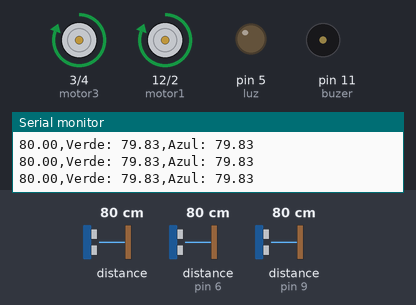
The sketch below on a simulated Arduino Uno, built with avr-gcc and run on an emulated ATmega328P. Parts: motor-driver pin pairs drawn as motors (green arrow = first pin HIGH = forward, orange = second pin HIGH = backward, longer = more drive), output pins drawn as LEDs (lit = HIGH), buzzer (waves = sounding, pin HIGH), the last lines printed to the serial monitor. Wiring (inferred from the names in the program): 2 × ultrasonic range finder: trigger pin 7, echo pin 6 / trigger pin 8, echo pin 9. The inputs (shaded band) are chosen by the test bench; at power-on: distance to the obstacle (sensors on pin 9, pin 6) 80 cm, distance to the obstacle 80 cm. The echo pulse lasts 58.3 µs per cm; pins used as bus, display or sensor lines are not drawn.

Above: at 1.2 s.
1.3 s: distance to the obstacle (sensor on pin 9) set to 33 cm
2.8 s: distance to the obstacle (sensor on pin 9) set to 27 cm
At 3.6 s:
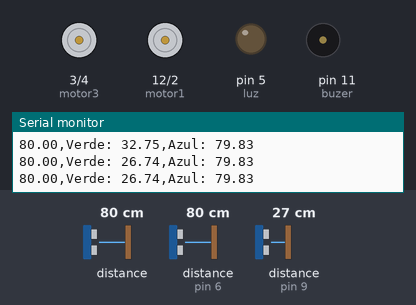
At 5.5 s:
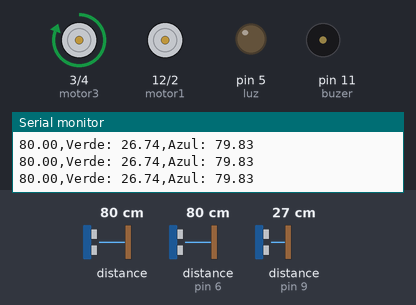
5.8 s: distance to the obstacle (sensor 0) set to 2 cm
8.8 s: distance to the obstacle (sensor on pin 6) set to 9 cm
11.8 s: distance to the obstacle (sensor on pin 9) set to 120 cm
At 13.0 s:
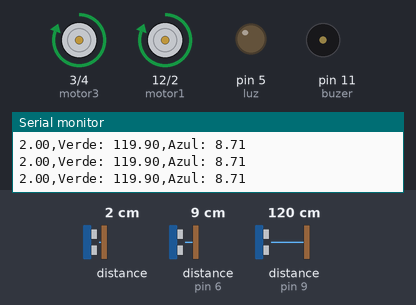
13.5 s: distance to the obstacle (sensor on pin 9) set to 2 cm
At 15.76 s:
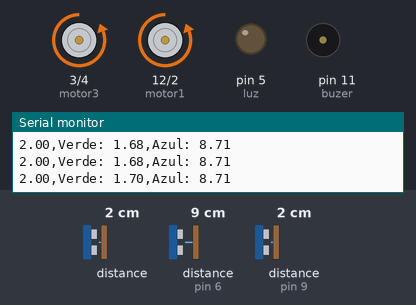
Timing chart, 0 to 17.3 s (numbered marks = the images above; inputs shaded):
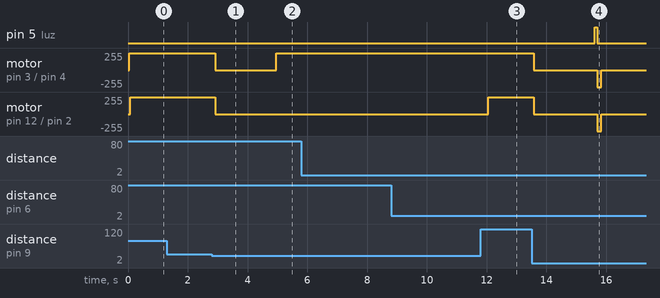

The sketch:

Proyecto_sensores_prueba-Estados.ino
```cpp
#include "Adafruit_VL53L0X.h"
Adafruit_VL53L0X lox = Adafruit_VL53L0X();

float EMA=0;

float temp=0;
int triggerV=8;
int echoV=9;
int triggerA=7;
int echoA=6;

int tiempoV;
int tiempoA;

float disV; //Distancia ultra frente
float disA; //Distancia ultra atrás

int motor2=2;
int motor4=4;
int motor1=12;
int motor3=3;

int buzer=11;
int luz=5;
int estado=1;
//////////////////////////
void setup() {
 Serial.begin(9600);
//Ultra verde
pinMode(triggerV,OUTPUT);
pinMode(echoV,INPUT);
////Ultra azul
pinMode(triggerA,OUTPUT);
pinMode(echoA,INPUT);
////
pinMode(motor2,OUTPUT);
pinMode(motor4,OUTPUT);

pinMode(motor1,OUTPUT);
pinMode(motor3,OUTPUT);

pinMode(buzer,OUTPUT);
pinMode(luz,OUTPUT);

  while (! Serial) {
    delay(1);
  }
    if (!lox.begin()) {
    Serial.println(F("error de inicializacion"));
    while(1);
  }
}


void loop() {

VL53L0X_RangingMeasurementData_t measure;
//temp=(measure.RangeMilliMeter)/10;
lox.rangingTest(&measure, false);
if(0<((measure.RangeMilliMeter)/10)<60){temp=measure.RangeMilliMeter/10;}else{temp=65;}

////Ultra verde
digitalWrite(triggerV,HIGH);
 delay(1);
digitalWrite(triggerV,LOW);
tiempoV= pulseIn(echoV,HIGH);
disV=tiempoV/58.2;
//if(disV<0)
//{disV=400;}
////Ultra azul
digitalWrite(triggerA,HIGH);
 delay(1);
digitalWrite(triggerA,LOW);
tiempoA= pulseIn(echoA,HIGH);
disA=tiempoA/58.2;

  if (measure.RangeStatus != 4&&disV>0) {
    Serial.print(temp);Serial.print(",Verde: ");Serial.print(disV);Serial.print(",Azul: ");Serial.println(disA);}else {
    Serial.println(" out of range ");
  }

/////////////Puro pa' delante/////////
switch (estado)
{
  case 1: //padelante
    Padelante();
    if ( disV < 30)
      {estado = 2;}
    break;
  case 2: //detener
    //digitalWrite(luz,HIGH);
    //delay(500);
    Detener();

    if (temp <= 20&&disV>20)
      {estado = 3;}

    if (temp <= 20&&disV<20)
      {estado = 5;}

    if (temp > 20)
      {estado = 4;}

    if (disV <20)
      {estado = 5;}
    break;

  case 3: //izquierda
    Izquierda();
    if (disV > 25)
      {estado = 1;}

    if (disV < 25)
      {estado = 3;}
    break;

  case 4: //derecha
    Derecha();
    if (disV > 30)
      {estado = 1;}

    if (disV < 25)
      {estado = 4;}
    break;

  case 5: //atras
      digitalWrite(luz,HIGH);
      delay(80);
      digitalWrite(luz,LOW);
      Patras();
    if (disV < 30 && disA < 30 && temp <20)
      {estado = 6;}

    if (disV > 30 && temp > 20)
      {estado = 4;}

    if (disV > 30  && temp < 20)
      {estado = 3;}

    if (disV< 20&&disA > 30)
      {estado = 5;}

    if(disV>30||disA<30)
    {estado=2;}
    break;

  case 6: //error
    Error();
    delay(2000);
    break;
}
}

void Padelante() {
digitalWrite(motor3,HIGH);
delay(20);
digitalWrite(motor1,HIGH);
digitalWrite(motor2,LOW);
digitalWrite(motor4,LOW);
}

void Detener(){
digitalWrite(motor3,LOW);
digitalWrite(motor1,LOW);
digitalWrite(motor2,LOW);
digitalWrite(motor4,LOW);
delay(2000);
}

void Derecha(){
digitalWrite(motor3,HIGH);
digitalWrite(motor1,LOW);
digitalWrite(motor2,LOW);
digitalWrite(motor4,LOW);
delay(80);
}

void Izquierda(){
digitalWrite(motor3,LOW);
digitalWrite(motor1,HIGH);
digitalWrite(motor2,LOW);
digitalWrite(motor4,LOW);
delay(50);
}

void Patras(){
digitalWrite(motor3,LOW);
digitalWrite(motor1,LOW);
digitalWrite(motor2,HIGH);
digitalWrite(motor4,HIGH);
delay(100);
}

void Error(){
digitalWrite(motor3,LOW);
digitalWrite(motor1,LOW);
digitalWrite(motor2,LOW);
digitalWrite(motor4,LOW);
digitalWrite(buzer,HIGH);
}
```

Measured:
- the behaviour switches between 31 and 30 cm on distance to the obstacle (sensor on pin 9) (found by bisection; images 0 and 1)
- after the input at 2.8 s, motor on pin 3 (motor3) / pin 4 (motor4): forward 255/255 → stopped after 0.11 s, → forward 255/255 2.0 s later; motor on pin 12 (motor1) / pin 2 (motor2): forward 255/255 → stopped after 0.11 s
- after the input at 11.8 s, motor on pin 12 (motor1) / pin 2 (motor2): stopped → forward 255/255 after 0.25 s
- after the input at 13.5 s, pin 5 (luz): LOW → HIGH after 2.1 s, → LOW 0.08 s later; motor on pin 3 (motor3) / pin 4 (motor4), motor on pin 12 (motor1) / pin 2 (motor2): forward 255/255 → stopped after 0.07 s, → backward 255/255 2.1 s later, → stopped 0.14 s later
